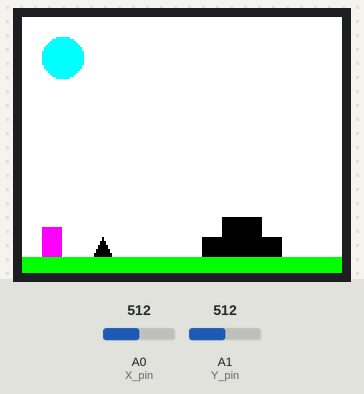
The sketch below on a simulated Arduino Uno, built with avr-gcc and run on an emulated ATmega328P. On the bench: 160×128 colour display. The test bench sets the inputs (shaded band); at power-on: A0 (X_pin) = 512, A1 (Y_pin) = 512. What the sketch prints to the serial monitor is not drawn.

Above: at 4.2 s.
4.3 s: A0 (X_pin) set to 600
5.8 s: A0 (X_pin) set to 627
At 7.1 s:
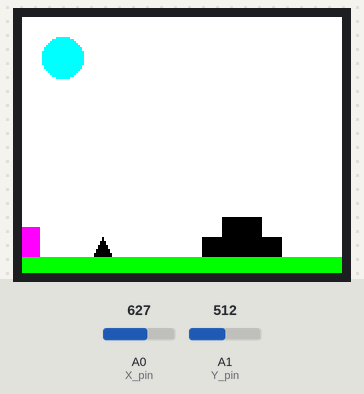
7.3 s: A1 (Y_pin) set to 716
At 7.54 s:
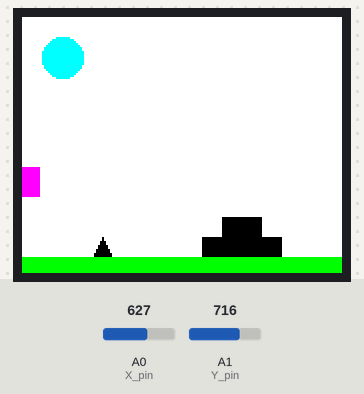
8.8 s: A0 (X_pin) set to 212
At 8.88 s:
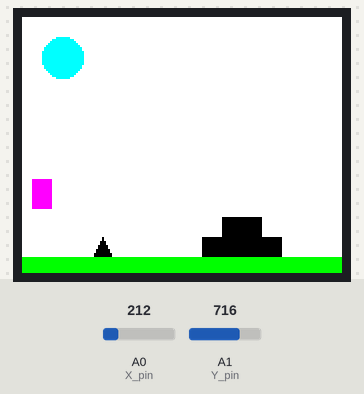
10.3 s: A0 (X_pin) set to 187
At 11.69 s:
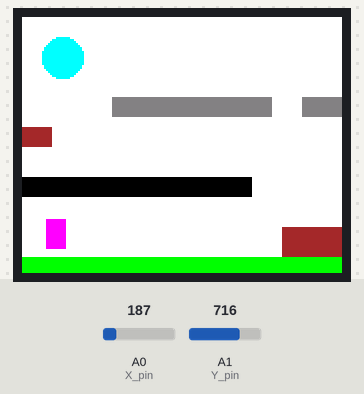

The sketch:

main.ino
```cpp
/*
 * Rui Santos
 * Complete Project Details http://randomnerdtutorials.com
 */

// include TFT and SPI libraries
#include <TFT.h>
#include <SPI.h>

#include "Game.h"
#include "GameObject.h"
#include "Block.h"
#include "Player.h"
#include "Sunshine.h"

// pin definition for Arduino UNO
#define cs 10
#define dc 9
#define rst 8

const int SW_pin = 2;  // Taster-Pin
const int X_pin = A0;  // X-Ausgang
const int Y_pin = A1;  // Y-Ausgang

#define SENSITIVITY_STEPS 128
#define MAX_SPEED 5
#define TRESHOLD 64

// Color definitions
#define BLACK 0x0000
#define RED 0x001F
#define BLUE 0xF800
#define GREEN 0x07E0
#define YELLOW 0x07FF
#define MAGENTA 0xF81F
#define CYAN 0xFFFC
#define WHITE 0xFFFF


// create an instance of the library
TFT TFTscreen = TFT(cs, dc, rst);
Game game(TFTscreen);
Player* player;

Sunshine* sun;

Triangle* tri;
Block* block0;
Block* block1;
Block* block2;


void setup() {
  pinMode(SW_pin, INPUT);
  digitalWrite(SW_pin, HIGH);
  Serial.begin(9600);

  //initialize the library
  TFTscreen.begin();

  TFTscreen.fillScreen(WHITE);  // Bildschirm mit weißer Farbe füllen
  TFTscreen.setTextColor(BLACK);  // Textfarbe auf Schwarz setzen
  TFTscreen.setTextSize(2);  // Textgröße setzen
  TFTscreen.setCursor(40, 60);  // Textcursor positionieren
  TFTscreen.println("Round 1");  // "Game Over" Nachricht schreiben

  delay(3000);
  TFTscreen.fillScreen(WHITE);

  sun = new Sunshine(20, 20, 10);
  game.setSun(sun);

  player = new Player(10, 100, 10, 15, MAGENTA);
  game.setPlayer(player);
  game.populateChunks();
  int current =0;

  game.currentChunk=current;
  game.gameObjects=game.chunks[current];

  TFTscreen.fillScreen(WHITE);
}

void loop() {
  int speedX = calculateSpeedX();
  Serial.print("Speed: ");
  Serial.println(speedX);

  int isJumping = checkJumping();
  Serial.print("Jump: ");
  Serial.println(isJumping);

  game.updatePlayer(-speedX, isJumping);
  game.render();

  delay(50);  // Kleiner Delay, um das Flackern zu reduzieren
}

int calculateSpeedX() {
  int joystickX = analogRead(X_pin);
  if (joystickX < 512 + TRESHOLD && joystickX > 512 - TRESHOLD) return 0;
  int speed = map(joystickX, 0, 1023, -MAX_SPEED, MAX_SPEED);
  return speed;
}

int checkJumping() {
  int joystickY = analogRead(Y_pin);
  if (joystickY < 512 + TRESHOLD) return 0;
  return 1;
}
```

Block.h
```cpp
#ifndef BLOCK_H
#define BLOCK_H

#include "GameObject.h"

class Block : public GameObject {
public:
  Block(int x, int y, int width, int height, uint16_t color)
    : GameObject(x, y, width, height, color) {}

  void draw(TFT &screen) override {
    screen.fillRect(x,y,width,height,color);
  }

};

#endif // BLOCK_H
```

Game.h
```cpp
#ifndef GAME_H
#define GAME_H

#include "GameObject.h"
#include "Liste.h" // Verwende die angepasste LinkedList-Klasse

#include "Player.h"
#include "Triangle.h"
#include "Block.h"
#include "Sunshine.h"

// Color definitions
#define BLACK       0x0000  // Schwarz
#define RED         0xF800  // Rot
#define BLUE        0x001F  // Blau
#define GREEN       0x07E0  // Grün
#define YELLOW      0xFFE0  // Gelb
#define MAGENTA     0xF81F  // Magenta
#define CYAN        0x07FF  // Cyan
#define WHITE       0xFFFF  // Weiß
#define ORANGE      0xFD20  // Orange
#define PURPLE      0x780F  // Lila
#define PINK        0xF81F  // Rosa
#define LIME        0x07E0  // Limette
#define BROWN       0xA145  // Braun
#define GREY        0x8410  // Grau
#define DARKGREY    0x4208  // Dunkelgrau
#define LIGHTGREY   0xC618  // Hellgrau
#define NAVY        0x000F  // Marineblau

// (y,x)
// (0,0) .  . . . . .  . . . . (159,0)
//   .                            .
//   .                            .
//   .                            .
// (0,127)                     (159,127)
extern TFT screen;  // TFT-Bildschirm als extern deklarieren

class Game {
public:
  int maxChunks = 6;
  int currentChunk = 0;
  int rounds = 1;
  LinkedList<GameObject*> gameObjects;
  LinkedList<GameObject*> chunks[6];
  Player* player;
  Triangle* tri;
  Block* block;
  Sunshine* sun;


  Game(TFT &tft) : screen(tft) {}

  void addObject(GameObject* obj) {
    gameObjects.add(obj);
  }

  void setPlayer(Player* p) {
    player = p;
    addObject(p);
  }

  void setTriangle(Triangle* t) {
    tri = t;
    addObject(t);
  }

  void setBlock(Block* b) {
    block = b;
    addObject(b);
  }

  void setSun(Sunshine* s) {
    sun = s;
  }


  void updatePlayer(int speedX, int isJumping)
  {
    if (player == nullptr) return;
    player->fall();
    if(isJumping) player->jump();

      player->restoreBackground(screen);  // Hintergrund des Spielers wiederherstellen
      player->move(speedX);  // Spieler bewegen
      manageCollisions();
      if(player->y > 120 - player->height) die();
      if(player->x>=159 && currentChunk == maxChunks-1)
      {
        screen.background(WHITE);
        currentChunk ++;
        win();
      }
      if(player->x>=159 && currentChunk < maxChunks-1)
      {
        screen.background(WHITE);
        currentChunk ++;
        gameObjects=chunks[currentChunk];
        player->x=0;
        render();

      }
      if(player->x < 0 && currentChunk > 0)
      {
        player->x=158;
        screen.background(WHITE);
        currentChunk --;
        gameObjects=chunks[currentChunk];
        render();
      }

      player->update(gameObjects);  // Position des Spielers aktualisieren

      player->draw(screen);  // Spieler an der neuen Position zeichnen

  }

  void populateChunks() {
    chunks[0].add(new Block(0, 120, 160, 8, GREEN));
    chunks[0].add(new Triangle(40, 110, 10, 10, BLACK));
    chunks[0].add(new Block(90,110,10,10,BLACK));
    chunks[0].add(new Block(100,100,20,20,BLACK));
    chunks[0].add(new Block(120,110,10,10,BLACK));

    chunks[1].add(new Block(0, 120, 160, 8, GREEN));
    chunks[1].add(new Block(0, 80, 115, 10, BLACK));
    chunks[1].add(new Block(130, 105, 40, 15, BROWN));
    chunks[1].add(new Block(45, 40, 80, 10, GREY));
    chunks[1].add(new Block(140, 40, 40, 10, GREY));
    chunks[1].add(new Block(0, 55, 15, 10, BROWN));

    chunks[2].add(new Block(0, 105, 30, 15, BROWN));
    chunks[2].add(new Block(0, 40, 50, 10, GREY));
    chunks[2].add(new Block(50, 40, 10, 80, GREY));
    chunks[2].add(new Block(90, 80, 30, 10, GREY));
    chunks[2].add(new Block(140, 80, 20, 10, GREY));


    chunks[3].add(new Block(0, 80, 20, 10, GREY));
    chunks[3].add(new Block(40, 70, 10, 10, GREY));
    chunks[3].add(new Block(85, 60, 10, 10, GREY));
    chunks[3].add(new Block(135, 50, 10, 10, GREY));

    chunks[4].add(new Block(0, 120, 30, 8, GREEN));
    chunks[4].add(new Block(50, 120, 25, 8, GREEN));
    chunks[4].add(new Block(120, 110, 40, 8, GREEN));

    chunks[5].add(new Block(0, 110, 20, 8, GREEN));
    chunks[5].add(new Block(40, 90, 10, 10, PURPLE));
    chunks[5].add(new Block(70, 70, 10, 10, PURPLE));
    chunks[5].add(new Block(90, 50, 10, 10, PURPLE));
    chunks[5].add(new Block(150, 30, 10, 10, PURPLE));
    chunks[5].add(new Block(60, 110, 20, 10, PURPLE));
    chunks[5].add(new Block(100, 110, 10, 10, PURPLE));
    chunks[5].add(new Block(130, 80, 10, 10, PURPLE));
    chunks[5].add(new Block(150, 100, 10, 10, PURPLE));
}

  void render() {
    sun->draw(screen);
    Node<GameObject*>* current = gameObjects.getFirst(); // Erhalte einen Zeiger auf das erste Element der Liste
    while (current != nullptr) {
      current->data->draw(screen); // Zeichne das aktuelle Element
      current = gameObjects.getNext(); // Gehe zum nächsten Element
    }
  }

  void manageCollisions()
  {
    Node<GameObject*>* currentNode = gameObjects.getFirst();

    while(currentNode!=nullptr){
      GameObject* obj = currentNode->data;
      if (player->isOverlapLeft(*obj) && player->speedX > 0) {
          // Die neue Position überlappt mit einem anderen GameObject, also breche die Bewegung ab
        player->speedX= 0;
        player->x= obj->x - player->width;
      }
      if (player->isOverlapBottom(*obj) && player->speedY > 0) {
          // Die neue Position überlappt mit einem anderen GameObject, also breche die Bewegung ab
        player->speedY= 0;
        player->y= obj->y - player->height;
        player->canJump=true;
      }
      if (player->isOverlapTop(*obj) && player->speedY < 0) {
          // Die neue Position überlappt mit einem anderen GameObject, also breche die Bewegung ab
        player->speedY= 0;
        player->y= obj->y + player->height;
      }
      if (player->isOverlapRight(*obj) && player->speedX < 0) {
          // Die neue Position überlappt mit einem anderen GameObject, also breche die Bewegung ab
        player->speedX= 0;
        player->x= obj->x + obj->width;
      }
      currentNode = gameObjects.getNext();
    }
  }

void die() {
    screen.fillScreen(WHITE);  // Bildschirm mit weißer Farbe füllen
    screen.setTextColor(BLACK);  // Textfarbe auf Schwarz setzen
    screen.setTextSize(2);  // Textgröße setzen
    screen.setCursor(30, 60);  // Textcursor positionieren
    screen.println("Game Over");  // "Game Over" Nachricht schreiben
    delay(3000);  // 5 Sekunden warten

    char buffer[48];

    if(rounds==9) {
      rounds=1;
      screen.fillScreen(WHITE);  // Bildschirm mit weißer Farbe füllen
      screen.setTextSize(2);
      screen.setCursor(40, 60);  // Textcursor positionieren
      screen.println("You lost");  // "Game Over" Nachricht schreiben

    }
    else {
      rounds++;
      sprintf(buffer,"Round %d",rounds);
      screen.fillScreen(WHITE);  // Bildschirm mit weißer Farbe füllen
      screen.setCursor(40, 60);  // Textcursor positionieren
      screen.println(buffer);  // "Game Over" Nachricht schreiben

    }


    delay(3000);

    // Spiel zurücksetzen
    screen.fillScreen(WHITE);  // Bildschirm mit weißer Farbe füllen
    currentChunk = 0;
    gameObjects = chunks[currentChunk];
    player->y = 100;
    player->x = 10;

}

void win() {
    screen.fillScreen(WHITE);
    screen.setTextColor(BLACK);
    screen.setTextSize(2);  // Textgröße setzen
    screen.setCursor(40, 60);  // Textcursor positionieren
    screen.println("You won");

    delay(3000);

    char buffer2[48];

    if(rounds==1) sprintf(buffer2,"%d round",rounds);
    else sprintf(buffer2,"%d rounds",rounds);

    screen.fillScreen(WHITE);
    screen.setCursor(40, 50);
    screen.println("Won in");
    screen.setCursor(30, 80);  // Textcursor positionieren
    screen.println(buffer2);

    delay(3000);

    screen.fillScreen(WHITE);  // Bildschirm mit weißer Farbe füllen
    currentChunk = 0;
    gameObjects = chunks[currentChunk];
    player->y = 100;
    player->x = 10;
    rounds = 1;
    screen.setCursor(40, 60);  // Textcursor positionieren
    screen.println("Round 1");
    screen.fillScreen(WHITE);

}

private:
  TFT &screen; // Referenz auf den TFT-Bildschirm
};

#endif // GAME_H
```

GameObject.h
```cpp
#ifndef GAMEOBJECT_H
#define GAMEOBJECT_H

#include "TFT.h"

class GameObject {
public:
  int x, y, width, height;
  uint16_t color;

  GameObject(int x, int y, int width, int height, uint16_t color)
    : x(x), y(y), width(width), height(height), color(color) {}

  virtual void draw(TFT &screen) = 0;  // Rein virtuelle Methode
  int getX() {return x;}
  int getY() {return y;}
  int getWidth() {return width;}
  int getHeigth() {return height;};

};

#endif // GAMEOBJECT_H
```

Liste.h
```cpp
#ifndef LINKEDLIST_H
#define LINKEDLIST_H
// Template-Klasse für ein Listenelement
template <typename T>
struct Node {
  T data; // Daten des Elements
  Node* next; // Zeiger auf das nächste Element in der Liste
};

// Template-Klasse für eine generische Liste
template <typename T>
class LinkedList {
public:
  LinkedList() : head(nullptr), current(nullptr) {} // Konstruktor, initialisiert die Liste mit einem leeren Kopfelement

  // Methode zum Hinzufügen eines Elements am Anfang der Liste
  void add(T data) {
    Node<T>* newNode = new Node<T>; // Neues Element erstellen
    newNode->data = data; // Daten setzen
    newNode->next = head; // Neuen Knoten an den Anfang der Liste anhängen
    head = newNode; // Kopfzeiger auf das neue Element setzen
  }

  // Methode zum Zugriff auf das erste Element der Liste
  Node<T>* getFirst() {
    current = head; // Setze current auf head
    return current; // Rückgabe des ersten Elements
  }

  // Methode zum Navigieren zum nächsten Element der Liste
  Node<T>* getNext() {
    if (current != nullptr) {
      current = current->next; // Gehe zum nächsten Element
      return current; // Rückgabe des aktuellen Elements
    } else {
      return nullptr; // Gib nullptr zurück, wenn das Ende der Liste erreicht ist
    }
  }

private:
  Node<T>* head; // Zeiger auf das erste Element in der Liste
  Node<T>* current; // Zeiger auf das aktuelle Element in der Liste
};

#endif
```

Player.h
```cpp
#ifndef PLAYER_H
#define PLAYER_H

#include "GameObject.h"

class Player : public GameObject {
public:
  int speedX;  // Geschwindigkeit in der X-Richtung
  int speedY = 0;
  int previousX, previousY;  // vorherige Position
  bool canJump = true;

  Player(int x, int y, int width, int height, uint16_t color)
    : GameObject(x, y, width, height, color), speedX(0), previousX(x), previousY(y) {}

  void move(int speed) {
    speedX = speed;
  }

  void fall()
  {
    speedY +=3;
    if(speedY > 2) speedY = 6;
  }

  void jump()
  {
    if(canJump) speedY = -12;
    canJump = false;
  }

  void update(LinkedList<GameObject*>& gameObjects) {
    Serial.print("x: ");
    Serial.println(x);
    Serial.print("y: ");
    Serial.println(y);
    previousX = x;
    previousY = y;
    x += speedX;
    y += speedY;
    if(x<-1) x=-1;
    if(y<-1 ) y= -1;
    if(y> 128 - height ) y= 128- height;
  }

  void setBack()
  {
    x = previousX;
    y = previousY;
  }

  void restoreBackground(TFT &screen) {
    screen.fillRect(x, y, width, height, 0xFFFF);  // Annahme: Hintergrund ist schwarz
  }

  void draw(TFT &screen) override {
    screen.fillRect(x, y, width, height, color);
  }

  bool isOverlap(GameObject& other) {
  if(x+width <=other.x && x>=other.x+other.width && y+height <= other.y && y>other.y+other.height){
    return true;
  }
    else return false;
  }

bool isOverlapLeft(GameObject& other) {
    return (x + width >= other.x && previousX + width <= other.x &&
            y < other.y + other.height && y + height > other.y);
}

bool isOverlapTop(GameObject& other) {
    return (y <= other.y + other.height && previousY >= other.y + other.height &&
            x < other.x + other.width && x + width > other.x);
}

bool isOverlapRight(GameObject& other) {
    return (x <= other.x + other.width && previousX >= other.x + other.width &&
            y < other.y + other.height && y + height > other.y);
}

bool isOverlapBottom(GameObject& other) {
    return (y + height >= other.y && previousY + height <= other.y &&
            x < other.x + other.width && x + width > other.x);
}
};

#endif // PLAYER_H
```

Sunshine.h
```cpp
#ifndef SUNSHINE_H
#define SUNSHINE_H

//eine glückliche Welt braucht Sonnenlicht :)

#define YELLOW 0x07FF

#include "GameObject.h"

class Sunshine : public GameObject {
public:
  Sunshine(int x, int y, int width)
    : GameObject(x, y, width, 0, YELLOW) {}

  void draw(TFT &screen) override {
    screen.fillCircle(x, y, width, YELLOW);

  }
};


#endif //SUNSHINE_H
```

Triangle.h
```cpp
#ifndef TRIANGLE_H
#define TRIANGLE_H

#include "GameObject.h"

class Triangle : public GameObject {
public:
  Triangle(int x, int y, int width, int height, uint16_t color)
    : GameObject(x, y, width, height, color) {}

  void draw(TFT &screen) override {
    int x0 = x, y0 = y;
    int x1 = x0+width/2, y1 = y0+height;
    int x2 = x0-width/2, y2 = y1;
    screen.fillTriangle(x0,y0,x1,y1,x2,y2,color);
  }
};

#endif // TRIANGLE_H
```

Measured:
- the behaviour switches between 205 and 204 on A0 (X_pin) (found by bisection; images 3 and 4)
- after the input at 4.3 s, every drawn part: stays the same
- after the input at 5.8 s, the display: first changes after 0.06 s (image 1 shows a later state)
- after the input at 7.3 s, the display: first changes at once (image 2 shows a later state)
